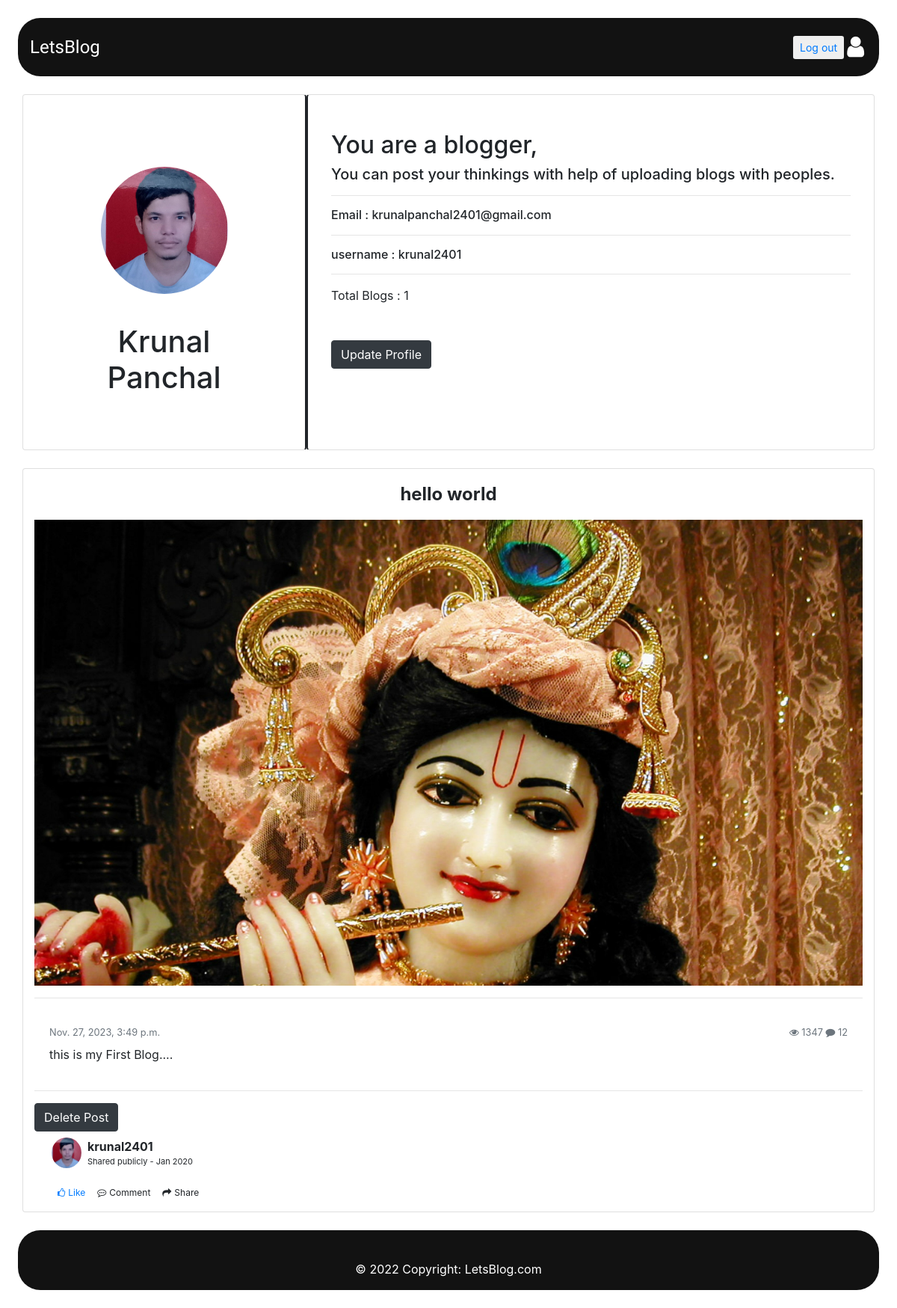
The page /profiles/my-profile/ (signed in) on the database its author committed.
### Profiles/models.py (models this page shows, shortened)
class Profile(models.Model):
    user= models.OneToOneField(User, on_delete=models.CASCADE)
    firstname = models.CharField(max_length=20, blank=True)
    lastname = models.CharField(max_length=20, blank=True)
    email = models.EmailField(max_length=200, blank=True)
    phone = models.CharField(max_length=12, blank=True)
    avatar = models.ImageField(default = "avatar.jpg", upload_to='avatars/')
    COUNTRY = (
        ('India','India'),
        ('USA','USA'),
        ('UK','UK'),
        )
    country= models.CharField(max_length=5,choices=COUNTRY, default='India')
    LANG = (
        ('English(US)','English(US)'),
        ('English(UK)','English(UK)'),
        )
    language = models.CharField(max_length=11,choices=LANG, default='English(US)')
    def __str__(self):
        return str(self.user)
    def all_author_posts_num(self):
        return self.post.all().count()
    def get_all_author_posts(self):
        return self.post.all()

### Post/models.py (models this page shows, shortened)
class Post(models.Model):
    title = models.CharField(max_length=200, blank=True)
    body = models.TextField()
    img = models.ImageField(upload_to = "post/", blank =True)
    author = models.ForeignKey(Profile, on_delete=models.CASCADE, related_name='post')
    created = models.DateTimeField(auto_now_add=True)
    modified = models.DateTimeField(auto_now=True)
    objects=models.Manager()
    posts = CustomManager()

### Profiles/views.py (the view)
# urls.py: path('my-profile/', profile_view, name='profile-view'),
def profile_view(request):
    if request.user.is_anonymous:
        return redirect('Blogs:home-view')
    pro = Profile.objects.get(user=request.user)
    p_form = UpdateProfileForm(request.POST or None, request.FILES or None, instance=pro)
    if request.method == 'POST':
        if p_form.is_valid():
            p_form.save()
    p_form = UpdateProfileForm(instance=pro)
    context = {
        'profile':pro,
        'form':p_form
    }
    return render(request, 'profile/profile.html', context)

### Profiles/templates/profile/profile.html (shortened to what this page needs)
{% extends 'base.html' %}
{% block body %}
<section>
    <div class="container rounded bg-white mt-2">
        <div class="row">
            <div class="col-md-4 card" style="border-right: 2px solid #212529;">
                <div class="d-flex flex-column align-items-center text-center p-3 py-5">
                    <img
                        class="rounded-circle mt-5"
                        src="{{profile.avatar.url}}"
                        width="170"><span class="font-weight-bold mt-4">
                             <h1 class="p-3">{{profile.firstname}} {{profile.lastname}}</h1>
                            </span></div>
            </div>
            <div class="col-md-8 card" style="border-left: 2px solid #212529;">
                <div class="p-3 py-5">
                    <h2>You are a blogger,</h2>
                    <h5 class="fw-200">You can post your thinkings with help of uploading blogs with peoples.</h5><hr>
                    <h6 class="mt-3">Email : {{profile.email}}</h6><hr>
                    <h6 class="">username : {{profile.user}}</h6> <hr>
                    <div >
                       <span>Total Blogs : {{profile.all_author_posts_num}}</span>
                    </div>
                    <button class="btn btn-dark mt-5" data-toggle="modal" data-target="#exampleModal2" >Update Profile</button>
                    </div>
                </div>
            </div>
        </div>
</section>
<div>
    {% for i in profile.get_all_author_posts reversed %}
    <section>
        <div class="card container my-4" style="justify-content: center;margin:auto;">
            <div class="header p-3 bg text-center font-weight-bold" style="font-size: 1.5rem;">{{i.title}}</div>
            {% if i.img %}
            <img src="{{i.img.url}}" alt='error'>
            {% endif %}
            <hr>
            <div class="card-body">
                <small class="text-muted cat d-flex justify-content-between">
                    <div class="views">{{i.created}}
                    </div>
                    <div class="stats">
                        <i class="fa fa-eye"></i> 1347
                        <i class="fa fa-comment"></i> 12
                    </div>
                </small>
                <p class="card-text mt-2">
                    {{i.body}}
                </p>
            </div>
            <hr>
            <a href="{% url 'Profiles:delete_post' i.id %}"><button type="button" class="btn btn-dark">Delete Post</button></a>
            <div class="container">
                <div class="d-flex justify-content-center row">
                    <div class="col-md-12">
                        <div class="d-flex flex-column comment-section" id="myGroup">
                            <div class="bg-white p-2">
                                <div class="d-flex flex-row user-info"><img class="rounded-circle" src="{{i.author.avatar.url}}"
                                        width="40">
                                    <div class="d-flex flex-column justify-content-start ml-2"><span
                                            class="d-block font-weight-bold name">{{i.author}}</span><span
                                            class="date text-black-50">Shared publicly - Jan 2020</span></div>
                                </div>
                                </div>
                            </div>
                            <div class="bg-white p-2">
                                <div class="d-flex flex-row fs-12">
                                    <div class="like p-2 cursor"><a href="{% url 'Posts:like' i.id %}"><i
                                        class="fa fa-thumbs-o-up"></i><span class="ml-1">Like</span></a></div>
                                    <div class="like p-2 cursor action-collapse" data-toggle="collapse"
                                        aria-expanded="true" aria-controls="collapse-1" href="#collapse-1"><i
                                            class="fa fa-commenting-o"></i><span class="ml-1">Comment</span></div>
                                    <div class="like p-2 cursor action-collapse" data-toggle="collapse"
                                        aria-expanded="true" aria-controls="collapse-2" href="#collapse-2"><i
                                            class="fa fa-share"></i><span class="ml-1">Share</span></div>
                                </div>
                            </div>
                        </div>
                    </div>
                </div>
            </div>
        </div>
    {% endfor %}
{% endblock body %}

### Blogs/templates/base.html (shortened to what this page needs)
{% load static %}
<!doctype html>
<html lang="en">
<head>
    <link rel="stylesheet" href="https://cdn.jsdelivr.net/npm/bootstrap@4.0.0/dist/css/bootstrap.min.css"
>
    <link rel="stylesheet" href="https://cdnjs.cloudflare.com/ajax/libs/font-awesome/4.7.0/css/font-awesome.min.css">
</head>
<body>
    <nav class="navbar m-4 p-3 navbar-expand-lg " style="border-radius: 30px;background-color: #121212;">
        <a class="navbar-brand mr-auto text-white" href="{% url 'Posts:post-view' %}"
            style="font-family: 'Rubik Wet Paint', cursive; font-size: 1.5rem;">LetsBlog</a>
        <div class="collapse navbar-collapse" id="navbarSupportedContent">
            <div class="form-inline my-2 my-lg-0">
                {% if request.user.is_authenticated %}
                <button type="button" class="btn btn-default btn-sm">
                    <a href="{% url 'Blogs:logout-view' %}"> Log out</a>
                  </button>
                <a href="{% url 'Profiles:profile-view' %}"><i class="fa fa-user fa-2x p-1 text-white"></i></a>
            {% else %}
            <button class="btn my-2 text-white"  type="submit" data-toggle="modal" data-target="#exampleModal"
            style="background-color: transparent;">Sign
            in </button>
            {% endif %}
            </div>
        </div>
    </nav>
{% block body %}
{% endblock body %}
    <footer class="page-footer font-small  pt-4 m-4" style="border-radius: 30px;background-color: #121212;">
        <div class="footer-copyright text-center text-white py-3">© 2022 Copyright:
            <a href="" class="text-white"> LetsBlog.com</a>
        </div>
    </footer>
</body>
</html>

### Blogs/templates/base.html (style rules this page uses)
.date { font-size: 11px }
.fs-12 { font-size: 12px }
.cursor { cursor: pointer }
.fa { cursor: pointer }

### rows shown on the page
Profile: avatar (picture), firstname "Krunal", lastname "Panchal", email "krunalpanchal2401@gmail.com", user "krunal2401", all_author_posts_num "1"
Post: title "hello world", img (picture), created "Nov. 27, 2023, 3:49 p.m.", body "this is my First Blog....", author.avatar (picture), author "krunal2401"
